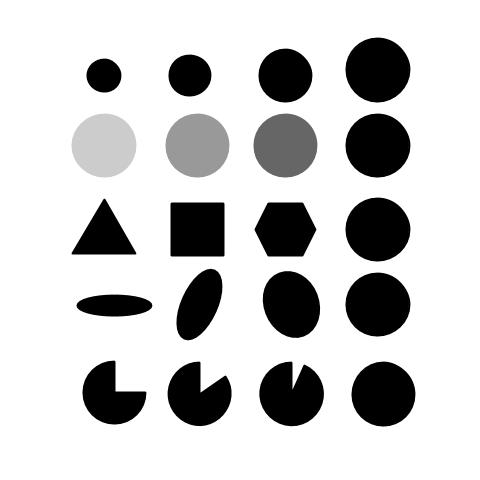
//> input picture blob.jpg, 480 x 480 px
$ ./canny_edge blob.jpg   (built with g++ and OpenCV 4)
//> lines starting //> are read from the running program, lines starting //| are printed output that depends on the picture; after the words box and inside, x2 and y2 are one past the last pixel; in counts of white or black regions, pixels touching at a corner belong together
//> further down, src is the input picture: 480 rows x 480 cols, CV_8UC3; min 0, max 255, mean 203
#include "opencv2/imgproc/imgproc.hpp"
#include "opencv2/highgui/highgui.hpp"
#include <string>

using namespace cv;

Mat src, src_gray;
Mat dst, detected_edges;

int edgeThresh = 1;
int lowThreshold;
int const max_lowThreshold = 100;
int ratio = 3;
int kernel_size = 3;
string window_name = "Edge Map";

/**
 *	@function CannyThreshold
 *	@brief Trackbar callback - Canny thresholds input with radio 1:3
 */

void CannyThreshold(int, void*)
{
	//reduce noise with 3x3 kernel
	blur(src_gray, detected_edges, Size(3,3));
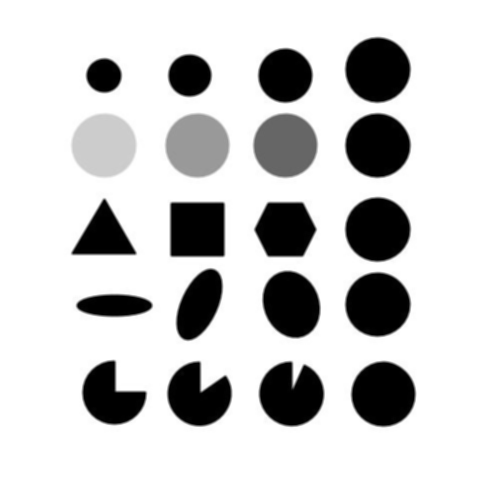
//> detected_edges: 480 rows x 480 cols, CV_8UC1; min 0, max 255, mean 203

	//Canny detector
	Canny( detected_edges, detected_edges, lowThreshold, lowThreshold*ratio, kernel_size);
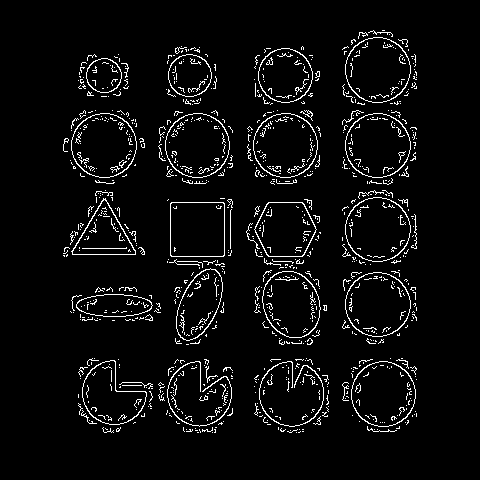
//> detected_edges: 480 rows x 480 cols, CV_8UC1; 4.9% white in thin lines or dots, all inside (x1, y1, x2, y2) = (63, 30, 417, 433)

	//using Canny's output as a mask, we display our result
	dst = Scalar::all(0);

	src.copyTo( dst, detected_edges);
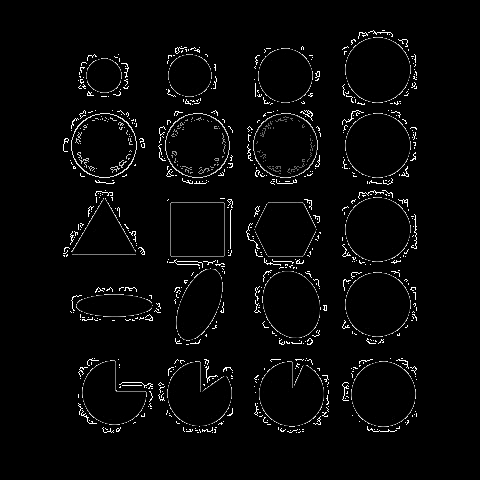
//> dst: 480 rows x 480 cols, CV_8UC3; min 0, max 255, mean 7.5
	imshow( window_name, dst);
}

/** @function main */
int main( int argc, char** argv)
{
	//load image
	src = imread( argv[1] );

	if( !src.data)
	{
		return -1;
	}

	//Create a matrix of the same type and size as src (for dst)
	dst.create( src.size(), src.type() );

	//Convert image to grayscale
	cvtColor( src, src_gray, CV_BGR2GRAY);

	//Create a window
	namedWindow( window_name, CV_WINDOW_AUTOSIZE);

	//create a trackbar for user to enter threshold
	createTrackbar( "Min Threshold:", window_name, &lowThreshold, max_lowThreshold, CannyThreshold);

	//show resulting image
	CannyThreshold(0,0);

	waitKey(0);

	return 0;
}
